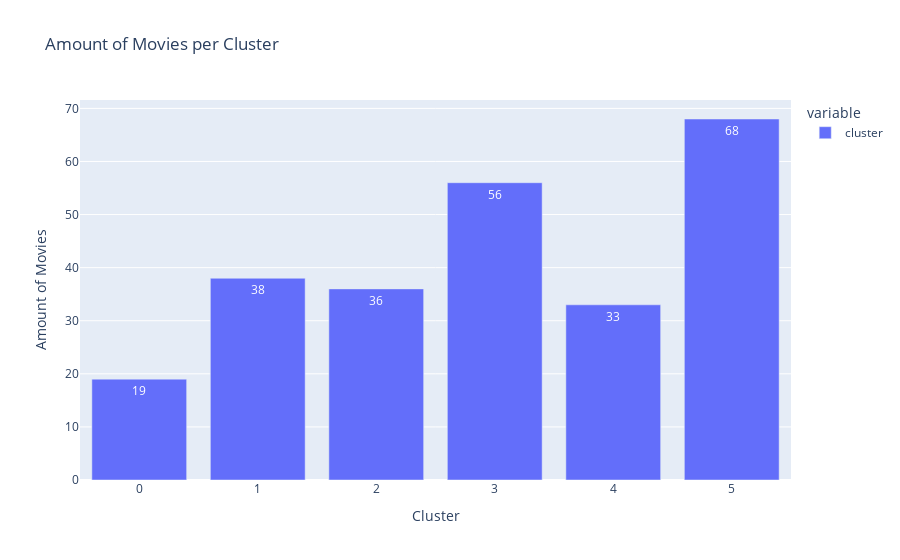

Here is the notebook cell this chart was saved with:
### Markdown cell above
## Movies per Cluster

### Code cell
fig = px.bar(df['cluster'].value_counts(),
             text_auto = True,
             title = 'Amount of Movies per Cluster',
             labels = {'index': 'Cluster',
                       'value':'Amount of Movies'})
fig.show()

### Figure 1 — Plotly figure (JSON) as saved in the notebook; plotly's stock layout.template omitted (floating-point values rounded to 4 significant figures)
{"data": [{"alignmentgroup": "True", "hovertemplate": "variable=cluster<br>Cluster=%{x}<br>Amount of Movies=%{y}<extra></extra>", "legendgroup": "cluster", "marker": {"color": "#636efa", "pattern": {"shape": ""}}, "name": "cluster", "offsetgroup": "cluster", "orientation": "v", "showlegend": true, "textposition": "auto", "texttemplate": "%{y}", "type": "bar", "x": [5, 3, 1, 2, 4, 0], "xaxis": "x", "y": [68, 56, 38, 36, 33, 19], "yaxis": "y"}], "layout": {"barmode": "relative", "legend": {"title": {"text": "variable"}, "tracegroupgap": 0}, "title": {"text": "Amount of Movies per Cluster"}, "xaxis": {"anchor": "y", "domain": [0, 1], "title": {"text": "Cluster"}}, "yaxis": {"anchor": "x", "domain": [0, 1], "title": {"text": "Amount of Movies"}}}}
